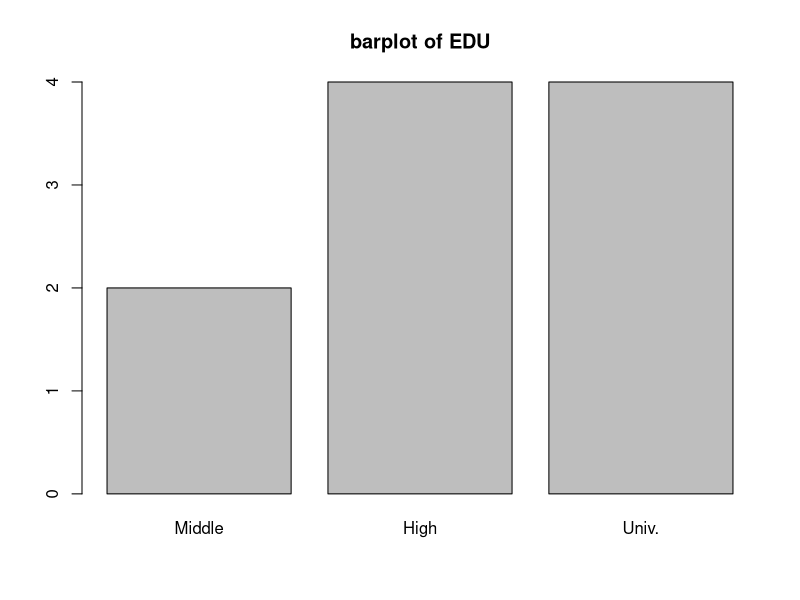
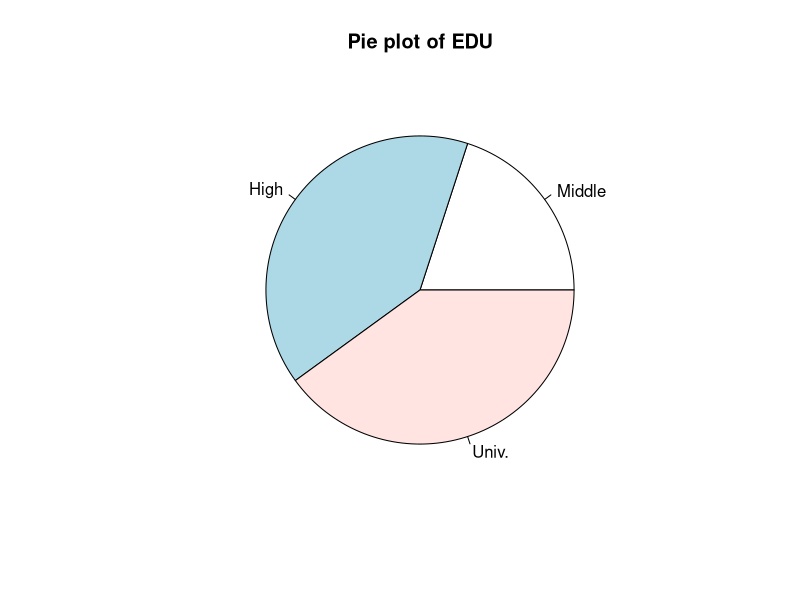
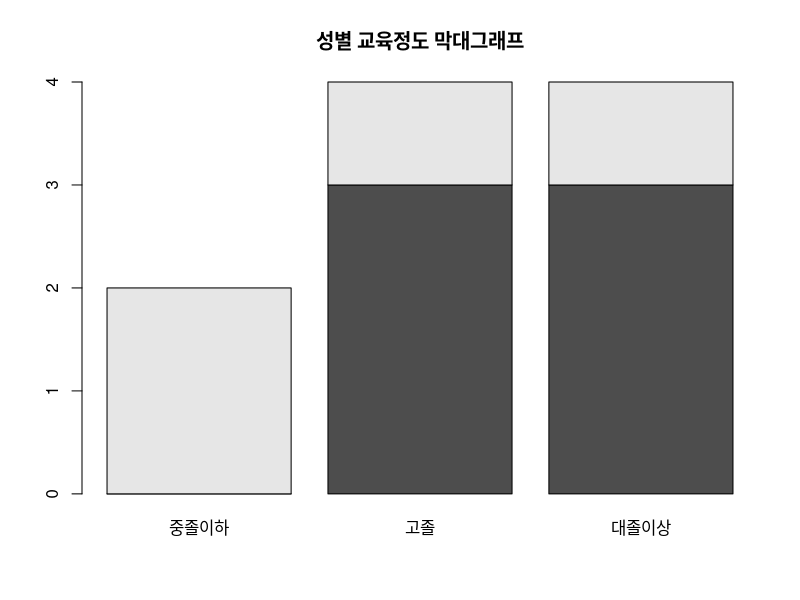
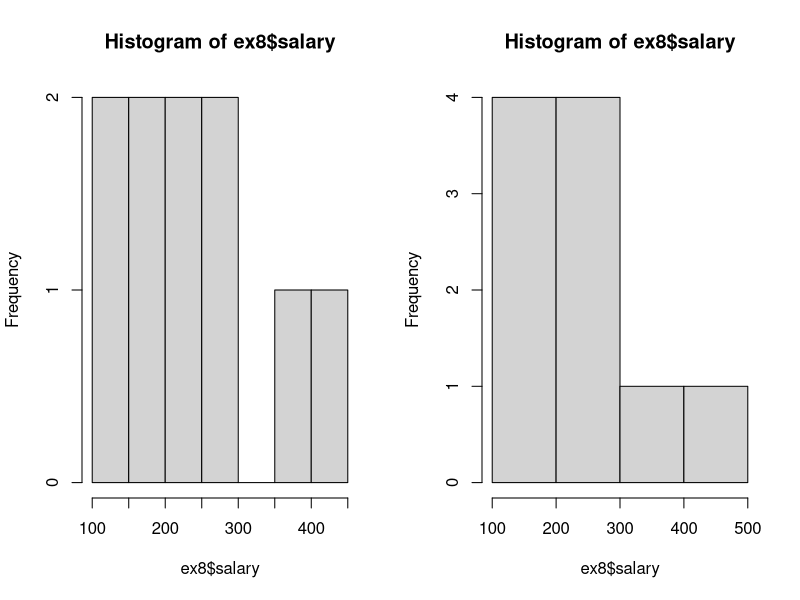
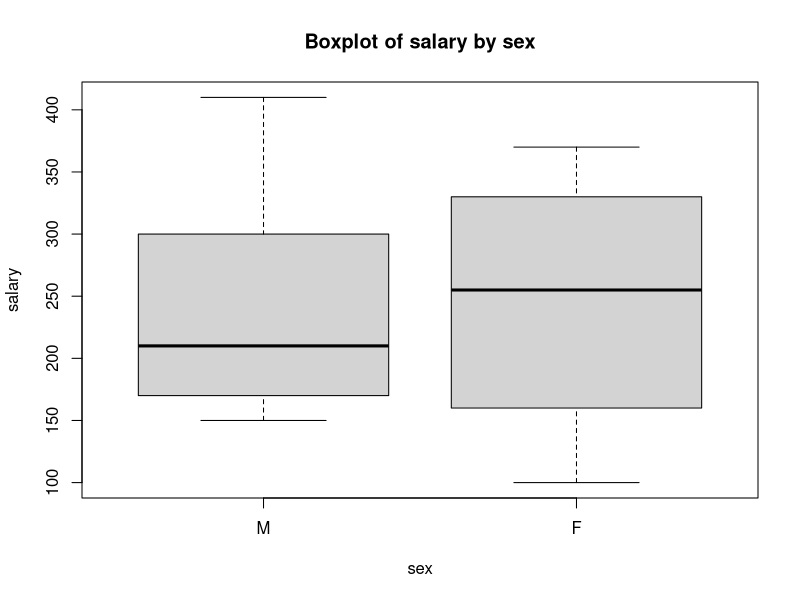
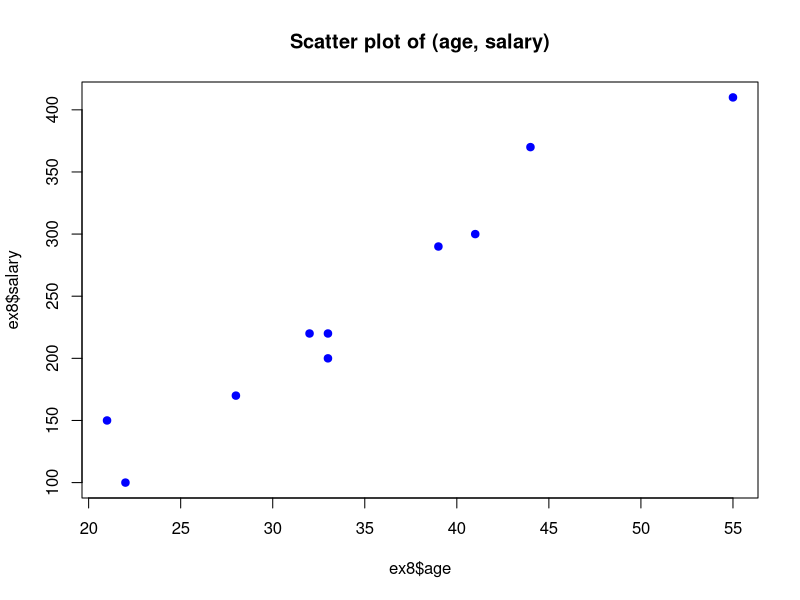
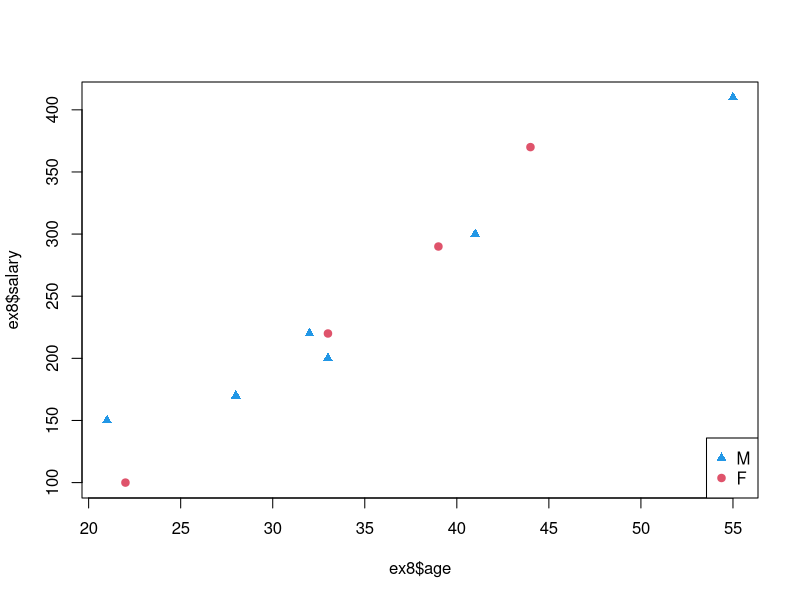

Reproduce these figures in R, in order. (Note: this script raises an error after producing the figures.)
setwd('/Users/hj/git/R/basic/data/dataintro89/')

## 자료 읽기
ex8 <- read.table('ex8-1.txt', header = T)
head(ex8)
head(ex8, 3)

install.packages('readxl')
library(readxl)
?readxl
ex8_xls <- read_excel('ex8-1.xlsx', sheet = 1)
head(ex8_xls)

## 
names(ex8)

mean(ex8$salary)
attach(ex8)
mean(salary)

sd(ex8$salary)
ex8 <- ex8[,-1] # 첫 번째 열 제거
head(ex8)

# 이산형(sex, edu)
ex8$sex <- factor(ex8$sex, levels = c(1:2), labels = c('M', 'F'))
ex8$edu <- factor(ex8$edu, levels = c(1:3), labels = c('Middle', 'High', 'Univ.'))
head(ex8)

# 연속형 : 다섯숫자요약(최솟값, 제1사분위수, 중앙값, 제3사분위수, 최댓값), 평균
# 이산형 : 빈도수
summary(ex8) 

# 그룹별 기술통계량
tapply(ex8$salary, ex8$sex, mean)
tapply(ex8$salary, ex8$sex, sd)
tapply(ex8$salary, ex8$edu, mean)
tapply(ex8$salary, ex8$edu, sd)

table(ex8$sex) # 빈도표(이산형 변수)
table(ex8$edu) 

edu_freq <- table(ex8$edu)
edu_freq
barplot(edu_freq) # 막대 그래프
title('barplot of EDU')
pie(edu_freq, main = 'Pie plot of EDU') # 원 그래프

sex_edu <- list(ex8$sex, ex8$edu) 
sex_edu
mean_sal_sex_edu <- tapply(ex8$salary, sex_edu, mean)
mean_sal_sex_edu
colnames(mean_sal_sex_edu) <- c('중졸이하', '고졸', '대졸이상') # 열 이름
rownames(mean_sal_sex_edu) <- c('남', '여')
mean_sal_sex_edu

sex_edu <- table(ex8$sex, ex8$edu) # 분할표
summary(sex_edu) # 독립성 검정 결과
sex_edu
colnames(sex_edu) <- c('중졸이하', '고졸', '대졸이상') # 열 이름
rownames(sex_edu) <- c('남', '여')
sex_edu
barplot(sex_edu, main='성별 교육정도 막대그래프')

par(mfrow = c(1,2)) # 1행 2열로 분할
hist(ex8$salary) # 히스토그램
hist(ex8$salary, nclass = 4) # nclass: 계급의 수 

# 줄기-잎 그림 : 연속형 
stem(ex8$salary) 
stem(ex8$salary, scale = 2) # 0~4, 5~9

par(mfrow = c(1,1)) 
boxplot(salary~sex, data = ex8)
title('Boxplot of salary by sex')

plot(ex8$age, ex8$salary, col = 'BLUE', pch = 19) # 산점도
title('Scatter plot of (age, salary)')

plot(ex8$age, ex8$salary, type = 'n')
points(ex8$age[ex8$sex=='M'], ex8$salary[ex8$sex=='M'], pch = 17, col = 4)
points(ex8$age[ex8$sex=='F'], ex8$salary[ex8$sex=='F'], pch = 19, col = 2)
legend('bottomright', legend = levels(ex8$sex), pch = c(17, 19), col = c(4, 2))
legend(locator(1), legend = levels(ex8$sex), pch = c(17, 19), col = c(4, 2)) # 'bottomright' == locator(1)
title('Scatter plot of (age, salary) by Sex')

# 벡터 연산
x <- c(-10:10)
y <- 4*x+7
y
x
x[3] # 1부터 시작
x[1:5]
x1 <- x[x<0]
x1

# 데이터 프레임
x <- c('red', 'green', 'blue')
y <- c(1, 2, 3)
z <- c(4, 5, 6)
dframe <- data.frame(x, y, z)
dframe
dframe[1, 1]
names(dframe) # 변수명
dframe$y
dframe[, 2]

x.seq <- seq(-pi, pi, 1)
x.seq
round(x.seq, 4)
seq(-pi, pi, length = 10)


# 행렬 생성
x <- matrix(1, nrow = 4, ncol = 3)
x
x <- matrix(c(1:12), ncol = 4, byrow = T)
x

# 서브 행렬 추출
x[,c(1:3)]
x[c(1:3), -2]

# 행렬 연산
x <- matrix(c(1,2,3,5,6,7), nrow = 2, byrow = T)
x
t(x) # 전치 행렬
y <- matrix(c(1:4), nrow = 2)
y
t(x) %*% y # 행렬 곱

apply(x, 1, mean) # 1(행)
apply(x, 2, mean) # 2(열)

y <- matrix(c(1,2,3,4), ncol = 2, byrow = T)
y
t(y)

# function
sq_value <- function(x) {x*x}
sq_value(4)
sq_value <- function(x) {
  sv = x*x
  return(sv)
}
sq_value(4)

list_value <- function() {
  value = list(v1=1, v2=2, v3=3)
  return(value)
}
list_value()

# 정규분포(normal distribution)
plot(function(x) dnorm(x), -3, 3, main='정규분포')
pnorm(0)
?norm

# 정규분포를 따르는 난수(random number) 생성
rnorm(20) # 평균 0 / 표준편차 1 / 난수 20개 생성
rnorm(100, -5, 2.5) # 난수 개수, 평균, 표준편차

ran_norm <- rnorm(100)
ran_norm
mean(ran_norm)
sd(ran_norm)
hist(ran_norm)

# t-분포를 따르는 난수 생성
my_sample <- rt(50, 5) # 난수 개수, 자유도
my_sample
hist(my_sample)
stem(my_sample)

dev.new()
dev.off()

# 시계열 
co2
plot(co2)
lines(smooth(co2), col='BLUE')